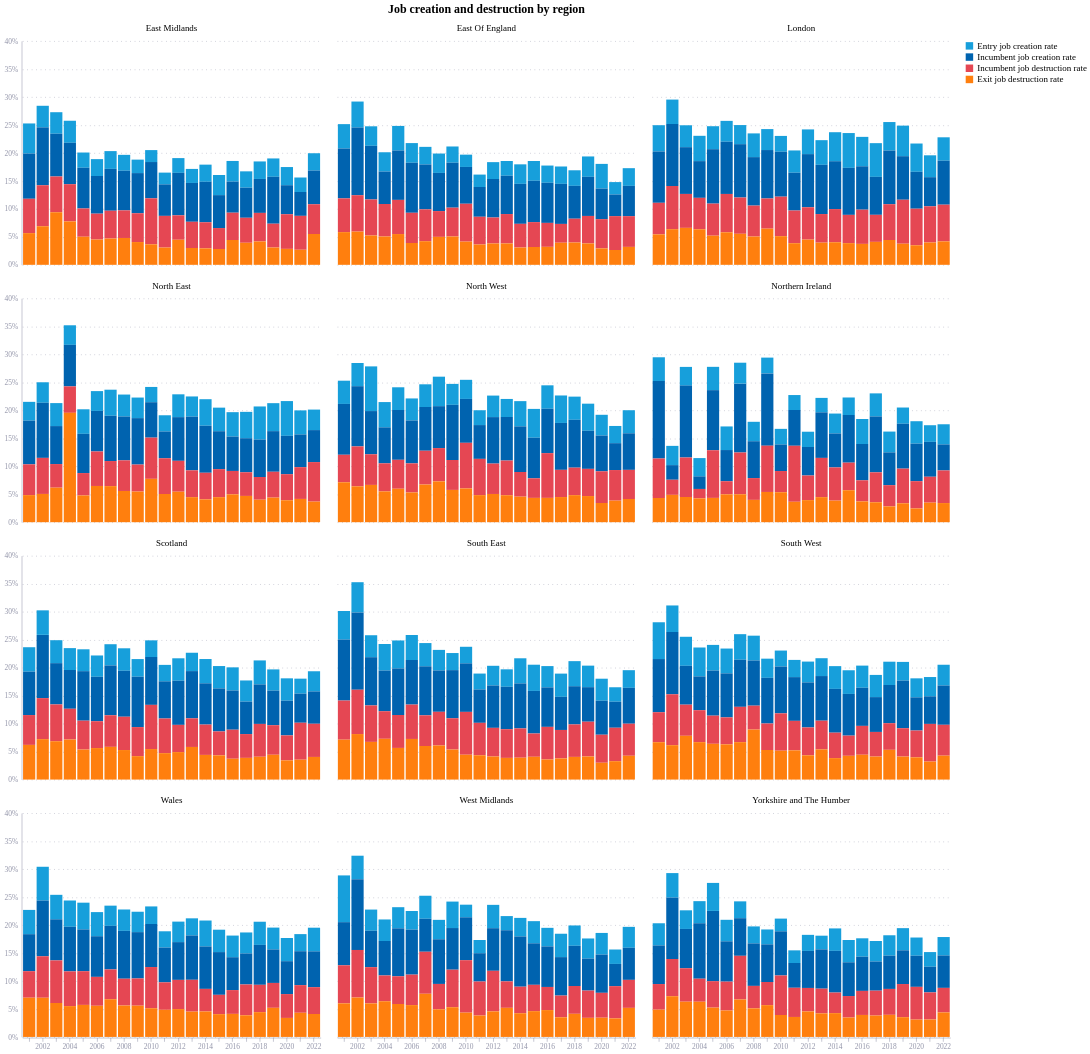

Source (Vega-Lite JSON):
### Vega-Lite specification from a JSON file in a GitHub repository (floating-point values rounded to 4 significant figures; data arrays with more than 128 entries replaced by an {"elided": "..."} marker saying what was removed)
{"config": {"font": "Circular Std", "mark": {"line": {"interpolate": "monotone"}}, "view": {"stroke": "transparent", "width": 400, "height": 300}, "range": {"category": ["#36B7B4", "#E6224B", "#F4C245", "#0063AF", "#00A767", "#179FDB", "#EB5C2E"], "diverging": ["#E6224B", "#E54753", "#C9C9C9", "#179FDB", "#122B39"], "heatmap": ["#C9C9C9", "#179FDB", "#0063AF", "#122B39"], "ordinal": ["#00A767", "#36B7B4", "#179FDB", "#0063AF", "#243B5A"]}, "axisX": {"domainColor": "#676A86", "domainOpacity": 0.5, "grid": false, "labelAngle": 0, "labelColor": "#676A86", "labelOpacity": 0.7, "orient": "bottom", "tickColor": "#676A86", "tickCount": 10, "tickOpacity": 0.5, "title": false, "titleAlign": "center", "titleAnchor": "middle", "titleColor": "#676A86", "titleFontSize": 12, "titleOpacity": 0.8, "titleY": -15}, "axisY": {"domainColor": "#676A86", "domainOpacity": 0.5, "gridColor": "#676A86", "gridDash": [1, 5], "gridOpacity": 0.5, "labelColor": "#676A86", "labelOpacity": 0.7, "labelPadding": 5, "tickColor": "#676A86", "tickCount": 8, "tickOpacity": 0.5, "ticks": false, "titleAlign": "left", "titleAngle": 0, "titleBaseline": "bottom", "titleColor": "#676A86", "titleFontSize": 12, "titleOpacity": 0.8, "titleX": 0, "titleY": -7}}, "data": {"name": "data-d724e969183d351731d6c65759239251"}, "mark": {"type": "bar"}, "encoding": {"color": {"field": "variable", "legend": {"labelFontSize": 12, "labelLimit": 0, "orient": "right", "symbolStrokeWidth": 3, "titleFontSize": 14}, "scale": {"domain": ["Entry job creation rate", "Incumbent job creation rate", "Incumbent job destruction rate", "Exit job destruction rate"], "range": ["#179FDB", "#0063AF", "#E54753", "#ff7f0e"]}, "title": null, "type": "nominal"}, "facet": {"columns": 3, "field": "region", "header": {"labelFontSize": 12, "title": "Job creation and destruction by region", "titleFontSize": 16}, "type": "nominal"}, "x": {"axis": {"labelAngle": 0, "labelExpr": "datum.value % 2 == 0 ? datum.label : ''"}, "field": "year", "type": "ordinal"}, "y": {"axis": {"format": "%"}, "field": "value", "title": null, "type": "quantitative"}}, "$schema": "https://vega.github.io/schema/vega-lite/v5.20.1.json", "datasets": {"data-d724e969183d351731d6c65759239251": {"elided": "1056 records"}}}
